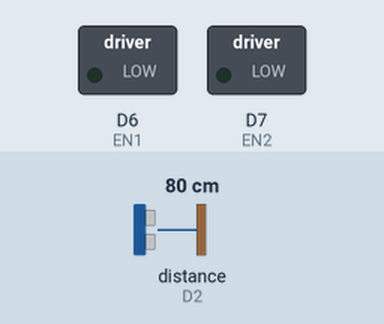
Bench run of a sketch on a simulated ESP8266 (NodeMCU). Shown: switched loads named in the sketch (green lamp = pin HIGH). Wiring (inferred from the names in the program): ultrasonic range finder: trigger D1; echo D2. Inputs (shaded band) come from the test bench; at power-on: distance to the obstacle (sensor on D2) 80 cm. The echo pulse lasts 58.3 µs per cm; pins used as bus, display or sensor lines are not drawn.

Above: at 1.2 s.
1.3 s: distance to the obstacle (sensor on D2) set to 7 cm
2.8 s: distance to the obstacle (sensor on D2) set to 4 cm
At 4.0 s:
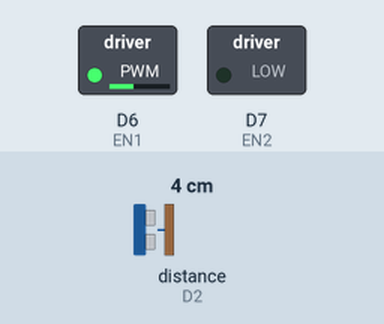
4.3 s: distance to the obstacle (sensor on D2) set to 2 cm
At 5.4 s:
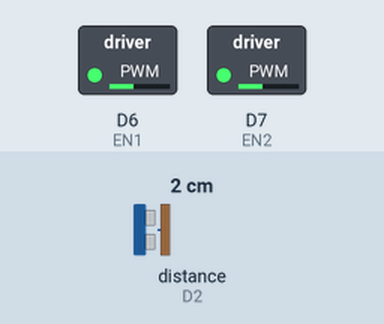
5.8 s: distance to the obstacle (sensor on D2) set to 120 cm
At 6.8 s:
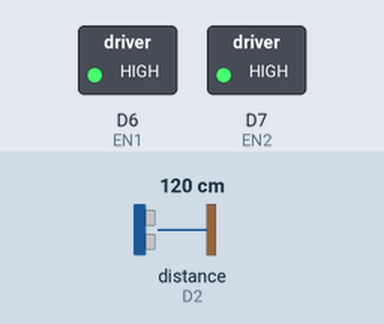
Timing chart, 0 to 8.3 s (numbered marks = the images above; inputs shaded):
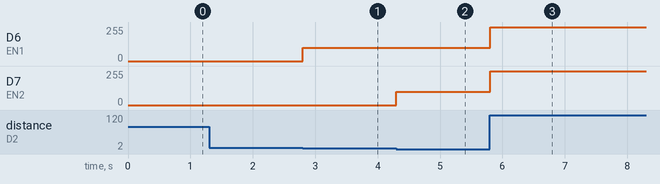

The sketch:

mobile_robot_control_automated.ino
```cpp
#include <ESP8266WiFi.h>
#define EN1 D6 // Enable PIN to control speed
#define EN2 D7
int x=0;
long duration=0;
const int trigP = D1; //D4
const int echoP = D2; //D3

int LS=0;
int RS=0;
void setup() {
 Serial.begin(115200);
 pinMode(EN1, OUTPUT);
 pinMode(EN2,OUTPUT);
 pinMode(trigP, OUTPUT); // Sets the trigPin as an Output
pinMode(echoP, INPUT);
 // Connect to WiFi network

}
void loop() {
 digitalWrite(trigP, LOW); // Makes trigPin low
delayMicroseconds(2); // 2 micro second delay
digitalWrite(trigP, HIGH); // tigPin high
delayMicroseconds(10); // trigPin high for 10 micro
digitalWrite(trigP, LOW);
duration = pulseIn(echoP, HIGH); //Read echo pin, time in

x= duration*0.034/2;
if(x>100)
{
  LS=1000;
  RS=1000;
}
 else
 {
 LS=1.33640679 -2.98198383*x+2.65239419*x*x-0.48317624*x*x*x +100;//w0,w1,w2 for left
 RS=0.96151784-0.44010795*x+0.48240533*x*x-0.93225746*x*x*x+100;//w0,w1,w2 for right
 }
 LS=LS-(LS%100);
 RS=RS-(RS%100);
 analogWrite(EN1,LS);
 analogWrite(EN2,RS);


}
```

Measured:
- the behaviour switches between 6 and 5 cm on distance to the obstacle (sensor on D2) (found by bisection; images 0 and 1)
- the behaviour switches between 3 and 2 cm on distance to the obstacle (sensor on D2) (found by bisection; images 1 and 2)
- after the input at 1.3 s, every drawn part: stays the same
- after the input at 2.8 s, D6 (EN1): 0/255 → 100/255 at once
- after the input at 4.3 s, D7 (EN2): 0/255 → 100/255 at once
- after the input at 5.8 s, D6 (EN1), D7 (EN2): 100/255 → 255/255 at once
